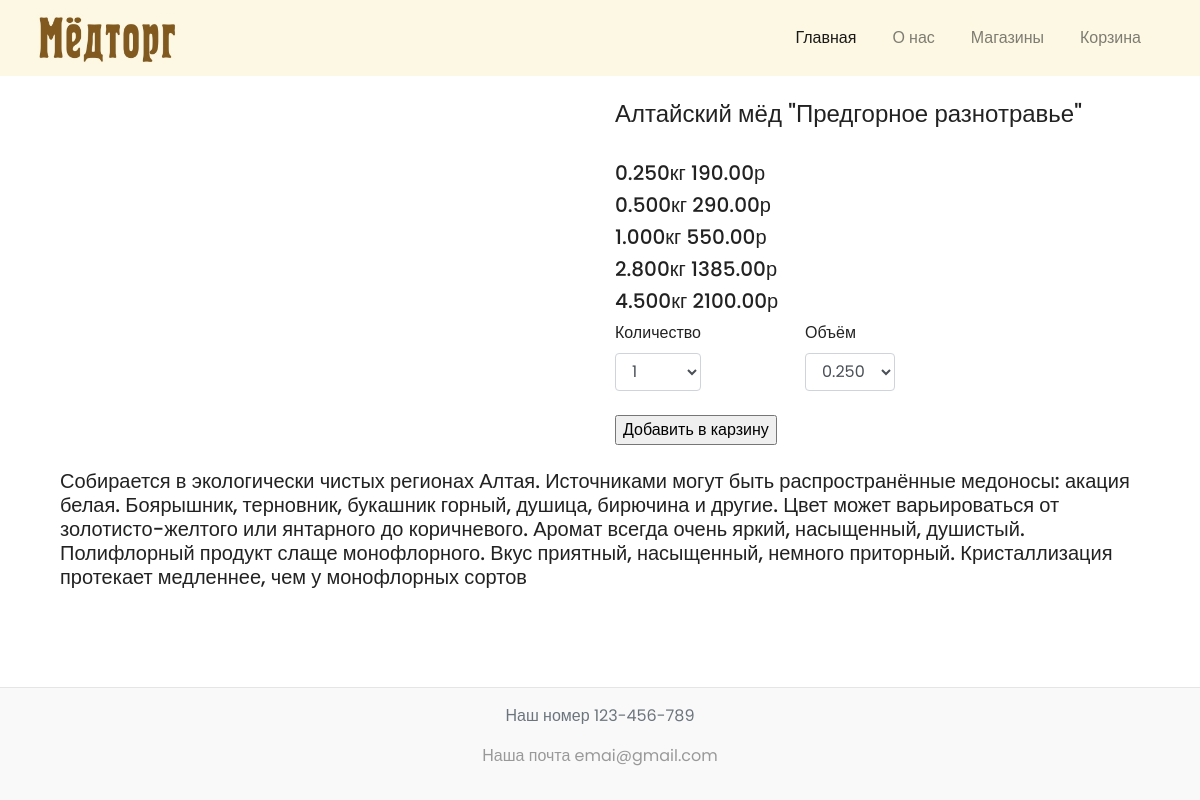
The app's page /12/altajskij-myod-predgornoe-raznotrave/detail/ with its own data.
### shop/models.py (models this page shows, shortened)
class Product(models.Model):
    category = models.ForeignKey(Category, related_name="products", on_delete=models.CASCADE)
    name = models.CharField(max_length = 200, db_index = True)
    slug = models.SlugField(max_length = 200, db_index = True)
    image = models.ImageField(upload_to='products/%Y/%m/%d',blank=True)
    description = models.TextField(blank=True)
    available = models.BooleanField(default=True)
    created = models.DateTimeField(auto_now_add=True)
    updated = models.DateTimeField(auto_now=True)
    class Meta:
        ordering = ('name',)
        index_together = (('id', 'slug'),)
        verbose_name = 'Продукт'
        verbose_name_plural = 'Продукты'

class ValueAndPrices(models.Model):
    product = models.ForeignKey(Product, on_delete=models.CASCADE, null=True, related_name="prices")
    value = models.DecimalField(max_digits=10, decimal_places = 3, null=True)
    another_price = models.DecimalField(max_digits=10, decimal_places = 2, null=True)
    image = models.ImageField(upload_to='products/%Y/%m/%d',blank=True)
    class Meta:
        verbose_name = 'Величина и цена'
        verbose_name_plural = "Величины и цены"

### shop/views.py (the view)
# urls.py: path('<int:id>/<str:slug>/detail/', product_detail_2, name="product_detail"),
def product_detail_2(request, slug, id):
    product = Product.objects.get(slug__iexact=slug)
    cart_product_form = CartAddProductForm()
    value_form = ValueForm(id)
    context = {"product" : product, "cart_product_form": cart_product_form, 'value_form' : value_form}
    return render(request, "shop/product/detail_2.html", context)

### cart/forms.py
class CartAddProductForm(forms.Form):
    quantity = forms.TypedChoiceField(choices=PRODUCT_QUANTITY_CHOICES, coerce=int, label='Количество')
    update = forms.BooleanField(required=False,initial=False,widget=forms.HiddenInput)

class ValueForm(forms.Form):
    def __init__(self, product_id, *args, **kwargs):
        super(ValueForm, self).__init__(*args, **kwargs)
        self.fields['size'] = forms.ChoiceField(
            choices=[(i['value'], str(i['value'])) for i in Product.objects.get(id=product_id).prices.values('value')],
        )
        self.fields['size'].label = "Объём"

### shop/templates/shop/product/detail_2.html (shortened to what this page needs)
{% extends "shop/base_2.html" %}
{% load static %}
{% load crispy_forms_tags %}
{% block content %}
  <div class="container mt-4">
    <div class="row mb-4">
      <div class="col-6">
        <div id="carouselExampleIndicators" class="carousel slide" data-ride="carousel">
          <ol class="carousel-indicators">
          </ol>
          <a class="carousel-control-prev" href="#carouselExampleIndicators" role="button" data-slide="prev">
            <span class="carousel-control-prev-icon" aria-hidden="true"></span>
          </a>
          <a class="carousel-control-next" href="#carouselExampleIndicators" role="button" data-slide="next">
            <span class="carousel-control-next-icon" aria-hidden="true"></span>
          </a>
        </div>
      </div>
        <div class="col-6">
          <h4>{{ product.name }}</h4>
          <br>
          {% for item in product.prices.all %}
            <h5>{{ item.value }}кг {{ item.another_price }}р</h5>
          {% endfor %}
          <form action="{% url 'cart:cart_add' product.id %}" method="post">
            <div class="row">
              <div class="col-4">
                <label>{{ cart_product_form.quantity|as_crispy_field }}</label>
              </div>
              <div class="col-4">
                <label>{{ value_form.size|as_crispy_field }}</label>
              </div>
            </div>
            <input type="submit" value="Добавить в карзину">
          </form>
        </div>
    </div>
  </div>
  <div class="container mb-4">
    <div class="col-12">
      <h5>{{ product.description }}</h5>
    </div>
  </div>
{% endblock %}

### shop/static/css/index.css (style rules this page uses)
body, html { width: 100%; height: 100%; font-family: 'Poppins', sans-serif; color: #222; }

### records on screen
Product: name "Алтайский мёд \"Предгорное разнотравье\"", description "Собирается в экологически чистых регионах Алтая. Источниками могут быть распространённые медоносы: акация белая. Боярышник, терновник, букашник горный, душица, бирючина и другие. Цвет может варьироваться от золотисто-желтого или янтарного до коричневого. Аромат всегда очень яркий, насыщенный, душистый. Полифлорный продукт слаще монофлорного. Вкус приятный, насыщенный, немного приторный. Кристаллизация протекает медленнее, чем у монофлорных сортов"
ValueAndPrices: value "0.250", another_price "190.00"
ValueAndPrices: value "0.500", another_price "290.00"
ValueAndPrices: value "1.000", another_price "550.00"
ValueAndPrices: value "2.800", another_price "1385.00"
ValueAndPrices: value "4.500", another_price "2100.00"
